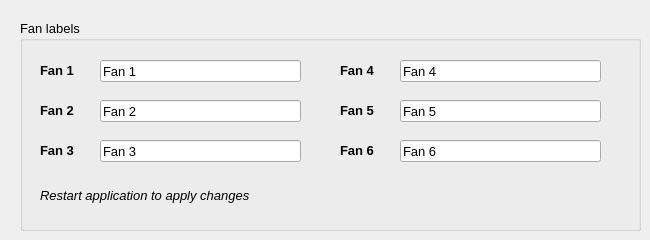
      <widget class="QWidget" name="tabRenameFans">
       <property name="enabled">
        <bool>true</bool>
       </property>
       <attribute name="title">
        <string>Rename Fans</string>
       </attribute>
       <widget class="QGroupBox" name="groupBoxFanNames">
        <property name="enabled">
         <bool>true</bool>
        </property>
        <property name="geometry">
         <rect>
          <x>20</x>
          <y>20</y>
          <width>621</width>
          <height>211</height>
         </rect>
        </property>
        <property name="font">
         <font>
          <pointsize>10</pointsize>
          <weight>50</weight>
          <bold>false</bold>
         </font>
        </property>
        <property name="title">
         <string>Fan labels</string>
        </property>
        <widget class="QLabel" name="label_101">
         <property name="geometry">
          <rect>
           <x>20</x>
           <y>80</y>
           <width>51</width>
           <height>21</height>
          </rect>
         </property>
         <property name="font">
          <font>
           <pointsize>10</pointsize>
           <weight>75</weight>
           <bold>true</bold>
          </font>
         </property>
         <property name="text">
          <string>Fan 2</string>
         </property>
        </widget>
        <widget class="QLineEdit" name="lineEditFan5">
         <property name="geometry">
          <rect>
           <x>380</x>
           <y>80</y>
           <width>201</width>
           <height>22</height>
          </rect>
         </property>
         <property name="font">
          <font>
           <pointsize>10</pointsize>
           <weight>50</weight>
           <bold>false</bold>
          </font>
         </property>
         <property name="text">
          <string>Fan 5</string>
         </property>
        </widget>
        <widget class="QLabel" name="label_147">
         <property name="geometry">
          <rect>
           <x>320</x>
           <y>80</y>
           <width>51</width>
           <height>21</height>
          </rect>
         </property>
         <property name="font">
          <font>
           <pointsize>10</pointsize>
           <weight>75</weight>
           <bold>true</bold>
          </font>
         </property>
         <property name="text">
          <string>Fan 5</string>
         </property>
        </widget>
        <widget class="QLineEdit" name="lineEditFan4">
         <property name="geometry">
          <rect>
           <x>380</x>
           <y>40</y>
           <width>201</width>
           <height>22</height>
          </rect>
         </property>
         <property name="font">
          <font>
           <pointsize>10</pointsize>
           <weight>50</weight>
           <bold>false</bold>
          </font>
         </property>
         <property name="text">
          <string>Fan 4</string>
         </property>
        </widget>
        <widget class="QLabel" name="label_102">
         <property name="geometry">
          <rect>
           <x>20</x>
           <y>40</y>
           <width>51</width>
           <height>21</height>
          </rect>
         </property>
         <property name="font">
          <font>
           <pointsize>10</pointsize>
           <weight>75</weight>
           <bold>true</bold>
          </font>
         </property>
         <property name="text">
          <string>Fan 1</string>
         </property>
        </widget>
        <widget class="QLabel" name="label_103">
         <property name="geometry">
          <rect>
           <x>20</x>
           <y>120</y>
           <width>51</width>
           <height>21</height>
          </rect>
         </property>
         <property name="font">
          <font>
           <pointsize>10</pointsize>
           <weight>75</weight>
           <bold>true</bold>
          </font>
         </property>
         <property name="text">
          <string>Fan 3</string>
         </property>
        </widget>
        <widget class="QLineEdit" name="lineEditFan6">
         <property name="geometry">
          <rect>
           <x>380</x>
           <y>120</y>
           <width>201</width>
           <height>22</height>
          </rect>
         </property>
         <property name="font">
          <font>
           <pointsize>10</pointsize>
           <weight>50</weight>
           <bold>false</bold>
          </font>
         </property>
         <property name="text">
          <string>Fan 6</string>
         </property>
        </widget>
        <widget class="QLineEdit" name="lineEditFan2">
         <property name="geometry">
          <rect>
           <x>80</x>
           <y>80</y>
           <width>201</width>
           <height>22</height>
          </rect>
         </property>
         <property name="font">
          <font>
           <pointsize>10</pointsize>
           <weight>50</weight>
           <bold>false</bold>
          </font>
         </property>
         <property name="text">
          <string>Fan 2</string>
         </property>
        </widget>
        <widget class="QLabel" name="label_149">
         <property name="geometry">
          <rect>
           <x>320</x>
           <y>120</y>
           <width>51</width>
           <height>21</height>
          </rect>
         </property>
         <property name="font">
          <font>
           <pointsize>10</pointsize>
           <weight>75</weight>
           <bold>true</bold>
          </font>
         </property>
         <property name="text">
          <string>Fan 6</string>
         </property>
        </widget>
        <widget class="QLabel" name="label_148">
         <property name="geometry">
          <rect>
           <x>320</x>
           <y>40</y>
           <width>51</width>
           <height>21</height>
          </rect>
         </property>
         <property name="font">
          <font>
           <pointsize>10</pointsize>
           <weight>75</weight>
           <bold>true</bold>
          </font>
         </property>
         <property name="text">
          <string>Fan 4</string>
         </property>
        </widget>
        <widget class="QLineEdit" name="lineEditFan1">
         <property name="geometry">
          <rect>
           <x>80</x>
           <y>40</y>
           <width>201</width>
           <height>22</height>
          </rect>
         </property>
         <property name="font">
          <font>
           <pointsize>10</pointsize>
           <weight>50</weight>
           <bold>false</bold>
          </font>
         </property>
         <property name="text">
          <string>Fan 1</string>
         </property>
        </widget>
        <widget class="QLineEdit" name="lineEditFan3">
         <property name="geometry">
          <rect>
           <x>80</x>
           <y>120</y>
           <width>201</width>
           <height>22</height>
          </rect>
         </property>
         <property name="font">
          <font>
           <pointsize>10</pointsize>
           <weight>50</weight>
           <bold>false</bold>
          </font>
         </property>
         <property name="text">
          <string>Fan 3</string>
         </property>
        </widget>
        <widget class="QLabel" name="label_104">
         <property name="geometry">
          <rect>
           <x>20</x>
           <y>160</y>
           <width>281</width>
           <height>31</height>
          </rect>
         </property>
         <property name="font">
          <font>
           <pointsize>10</pointsize>
           <italic>true</italic>
          </font>
         </property>
         <property name="text">
          <string>Restart application to apply changes</string>
         </property>
        </widget>
       </widget>
      </widget>
